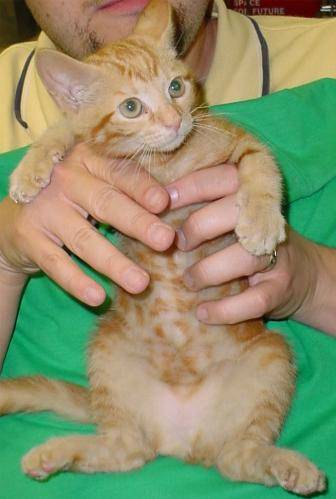
#> input picture data/testing_data/cats/cat.1001.jpg, 336 x 499 px
$ python -i fetch_dataset_parallel.py   (imports and definitions only)
#> lines starting #> are read from the running program, lines starting #| are printed output that depends on the picture
"""
	@author: Ingrid Navarro
	@date:   Apr 23rd, 2019
	@brief:  Codigo para hacer un GET request del dataset
"""
from tqdm import tqdm
import time as t
import argparse
import os
import datetime as dt
import cv2
import numpy as np
import json
import urllib.request
from multiprocessing import Pool, TimeoutError

VIEWPOINTS = ["A", "B"]
CLASSES    = ["fail", "pass", "unclassified"]
PASSCODES  = [0, 1, 2]
NTHREADS   = 12

base_dir = ''

# [56 lines left out: functions get_datetime, get_json, get_image_urls, get_image_from_url, create_output_dirs, not called in this run]

def download_image_from_url(image_url: list):
	# Get image name
	image_name = image_url.split('/')[-1]

	# Get image viewpoint from image name (denoted A or B)
	image_name_split = image_name.split('_')
	viewpoint = image_name_split[0].split('-')[-1]
	if viewpoint in VIEWPOINTS:
		save_to_path = os.path.join(base_dir, viewpoint)
		# If viewpoint exists, we check passcode which is in position 4
		passcode = int(image_name_split[4])
		if passcode in PASSCODES:
			# If passcode exits, update path where image will be written
			save_to_path = os.path.join(save_to_path, CLASSES[passcode], image_name)
			# Get image to download from server
			image = get_image_from_url(image_url, image_name)
			if image is not None:
				cv2.imwrite(save_to_path, image)
			else:
				print("[ERROR] Buffer Empty.")
		else:
			print("[ERROR] Unknown passcode. Skipping Image.")
	else:
		print("[ERROR] Unknown viewpoint. Skipping Image.")

# [28 lines left out: function main, not called in this run]

# [2 lines not run here, left out]

>>> import cv2
>>> picture = cv2.imread('../../data/testing_data/cats/cat.1001.jpg', cv2.IMREAD_GRAYSCALE)
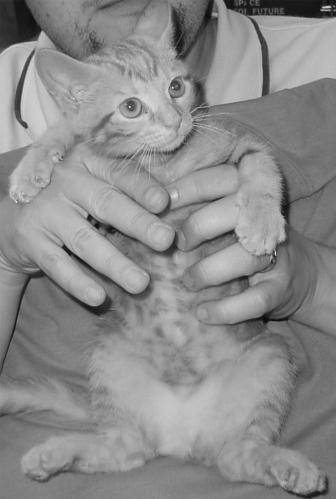
#> picture: shape (499, 336); min 6, max 243, mean 139.4
#> (the run stopped early here; a loop or call above may not have finished)

$ run again, on data/testing_data/cats/cat.1006.jpg
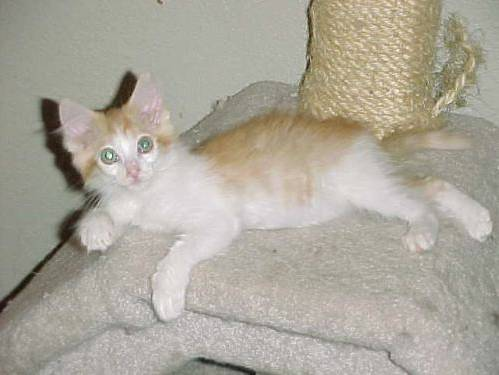
#> input picture data/testing_data/cats/cat.1006.jpg, 499 x 375 px
#> `picture = cv2.imread('../../data/testing_data/cats/cat.1001.jpg', cv2...`:
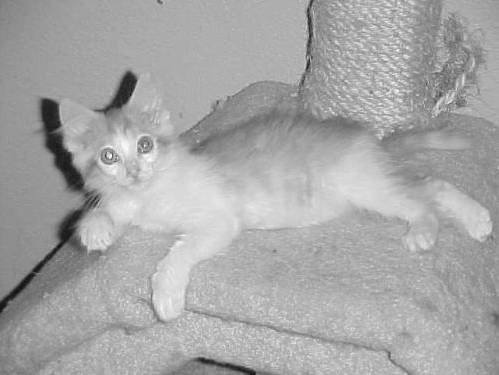
#> picture: shape (375, 499); min 17, max 255, mean 166.5

$ run again, on data/testing_data/cats/cat.1007.jpg
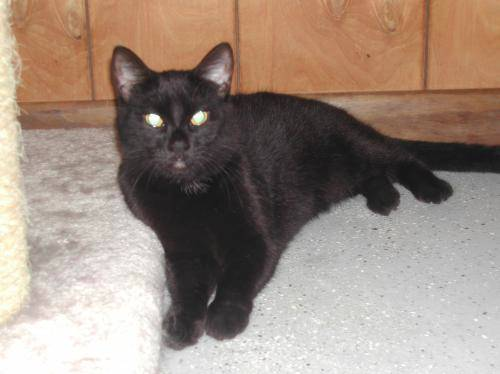
#> input picture data/testing_data/cats/cat.1007.jpg, 500 x 374 px
#> `picture = cv2.imread('../../data/testing_data/cats/cat.1001.jpg', cv2...`:
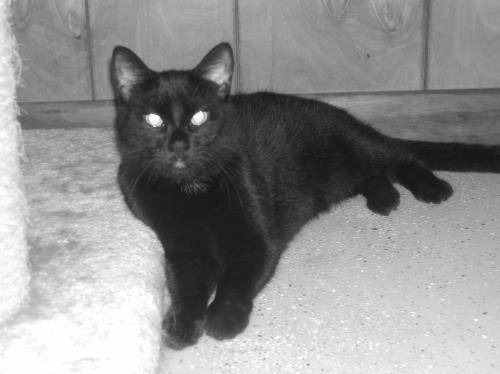
#> picture: shape (374, 500); min 17, max 255, mean 141.9

$ run again, on data/testing_data/cats/cat.1013.jpg
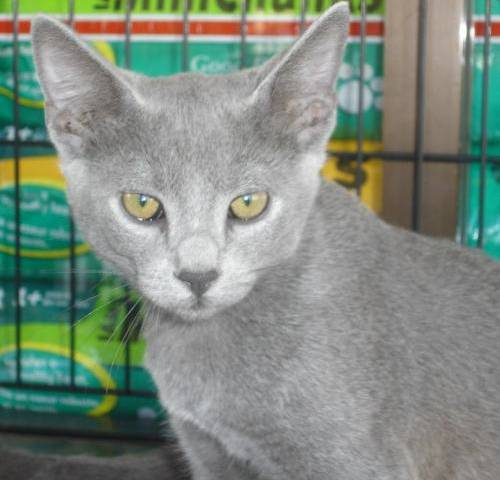
#> input picture data/testing_data/cats/cat.1013.jpg, 500 x 480 px
#> `picture = cv2.imread('../../data/testing_data/cats/cat.1001.jpg', cv2...`:
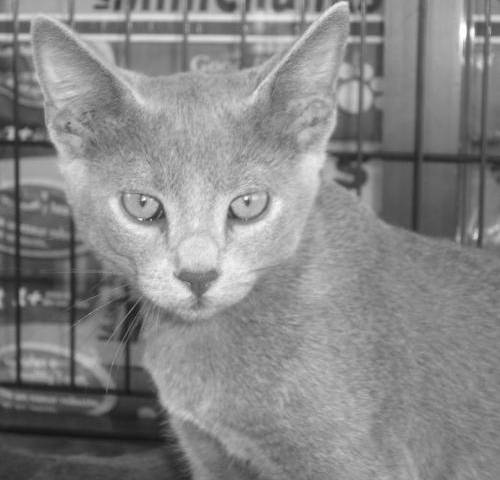
#> picture: shape (480, 500); min 15, max 255, mean 134.5
